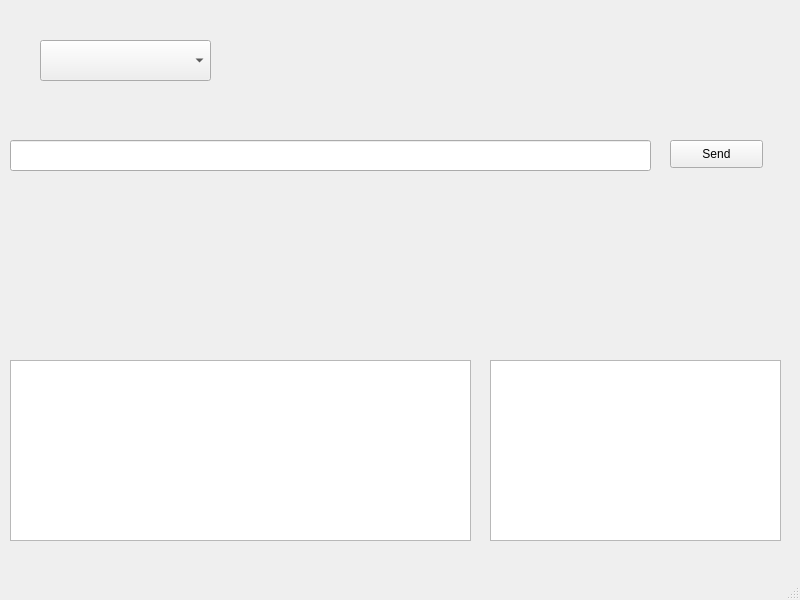
<?xml version="1.0" encoding="UTF-8"?>
<ui version="4.0">
 <class>MainWindow</class>
 <widget class="QMainWindow" name="MainWindow">
  <property name="geometry">
   <rect>
    <x>0</x>
    <y>0</y>
    <width>800</width>
    <height>600</height>
   </rect>
  </property>
  <property name="windowTitle">
   <string>MainWindow</string>
  </property>
  <widget class="QWidget" name="centralwidget">
   <widget class="QComboBox" name="comboBox_hid_devices">
    <property name="geometry">
     <rect>
      <x>40</x>
      <y>40</y>
      <width>171</width>
      <height>41</height>
     </rect>
    </property>
   </widget>
   <widget class="QLineEdit" name="lineEdit_input">
    <property name="geometry">
     <rect>
      <x>10</x>
      <y>140</y>
      <width>641</width>
      <height>31</height>
     </rect>
    </property>
   </widget>
   <widget class="QTextEdit" name="textEdit_output_hex">
    <property name="geometry">
     <rect>
      <x>10</x>
      <y>360</y>
      <width>461</width>
      <height>181</height>
     </rect>
    </property>
   </widget>
   <widget class="QTextEdit" name="textEdit_output_str">
    <property name="geometry">
     <rect>
      <x>490</x>
      <y>360</y>
      <width>291</width>
      <height>181</height>
     </rect>
    </property>
   </widget>
   <widget class="QPushButton" name="pushButton_send">
    <property name="geometry">
     <rect>
      <x>670</x>
      <y>140</y>
      <width>93</width>
      <height>28</height>
     </rect>
    </property>
    <property name="text">
     <string>Send</string>
    </property>
   </widget>
  </widget>
  <widget class="QMenuBar" name="menubar">
   <property name="geometry">
    <rect>
     <x>0</x>
     <y>0</y>
     <width>800</width>
     <height>26</height>
    </rect>
   </property>
  </widget>
  <widget class="QStatusBar" name="statusbar"/>
 </widget>
 <resources/>
 <connections>
  <connection>
   <sender>comboBox_hid_devices</sender>
   <signal>activated(QString)</signal>
   <receiver>MainWindow</receiver>
   <slot>hid_devices_actived()</slot>
   <hints>
    <hint type="sourcelabel">
     <x>191</x>
     <y>91</y>
    </hint>
    <hint type="destinationlabel">
     <x>266</x>
     <y>100</y>
    </hint>
   </hints>
  </connection>
  <connection>
   <sender>pushButton_send</sender>
   <signal>clicked()</signal>
   <receiver>MainWindow</receiver>
   <slot>data_send()</slot>
   <hints>
    <hint type="sourcelabel">
     <x>714</x>
     <y>178</y>
    </hint>
    <hint type="destinationlabel">
     <x>713</x>
     <y>212</y>
    </hint>
   </hints>
  </connection>
 </connections>
 <slots>
  <slot>hid_devices_actived()</slot>
  <slot>data_send()</slot>
 </slots>
</ui>
